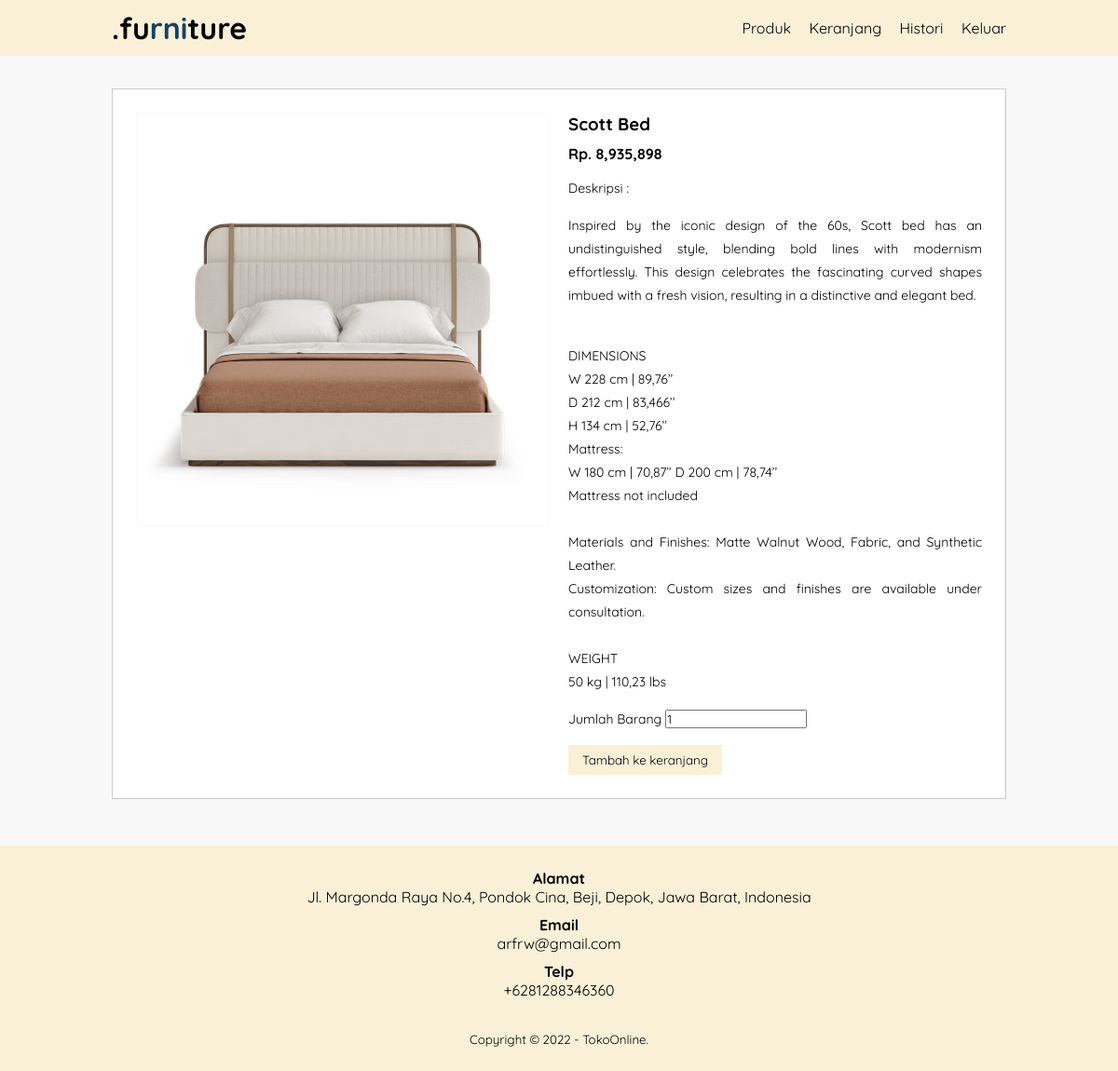
Page /otwkeranjang.php?id_product=18 on the committed database.
### tables this page shows
CREATE TABLE `tb_product` (
  `id_product` int(11) NOT NULL,
  `id_category` int(11) NOT NULL,
  `name_product` varchar(100) NOT NULL,
  `price_product` int(11) NOT NULL,
  `description_product` text NOT NULL,
  `image_product` varchar(100) NOT NULL,
  `status_product` tinyint(1) NOT NULL,
  `date_created` timestamp NOT NULL DEFAULT current_timestamp()
);

### otwkeranjang.php (the view, shortened to what this page needs)
<?php
    include 'db.php';
    $kontak = mysqli_query($conn, "SELECT telp_admin, email_admin, address_admin FROM tb_admin WHERE id_admin = 1");
    $a = mysqli_fetch_object($kontak);
    $produk = mysqli_query($conn, "SELECT * FROM tb_product WHERE id_product = '".$_GET['id_product']."'");
    $p = mysqli_fetch_object($produk);
?>
<!DOCTYPE html>
<html lang="en">
<head>
    <link rel="stylesheet" type="text/css" href="css/style.css">
</head>
<body>
    <header>
        <div class="container">
            <h1><a href="index_user.php">.fu<span>rni</span>ture</a></h1>
            <ul>
                <li><a href="produk.php">Produk</a></li>
                <li><a href="keranjang.php">Keranjang</a></li>
                <li><a href="histori_pembelian.php">Histori</a></li>
                <li><a href="login_user.php">Keluar</a></li>
            </ul>
        </div>
    </header>
    <div class="section">
        <div class="container">
            <div class="box">
                <div class="col-2">
                    <img src="produk/<?php echo $p->image_product ?>" width="100%">
                </div>
                <div class="col-2">
                    <form action="masukkankeranjang.php?id_product=<?php echo $p->id_product ?>" method="post">
                        <h3><?php echo $p->name_product ?></h3>
                        <h4>Rp. <?php echo number_format($p->price_product) ?></h4>
                        <p>Deskripsi :<br>
                        <?php echo $p->description_product?>
                        </p>
                        <p>Jumlah Barang <input type="number" name="jumlah" value="1"></p>
                        <input class="btn" type="submit" value="Tambah ke keranjang">
                    </form>
                </div>
            </div>
        </div>
    </div>
    <div class="footer">
        <div class="container">
            <h4>Alamat</h4>
            <p><?php echo $a->address_admin ?></p>
            <h4>Email</h4>
            <p><?php echo $a->email_admin ?></p>
            <h4>Telp</h4>
            <p><?php echo $a->telp_admin ?></p>
            <small>Copyright &copy; 2022 - TokoOnline.</small>
        </div>
    </div>
</body>
</html>

### css/style.css (style rules this page uses)
* { padding: 0; margin: 0; font-family: 'Quicksand', sans-serif; }
body { background-color: #f8f8f8; }
a { color: inherit; text-decoration: none; }
.btn { padding: 8px 15px; background-color: #FAF0D7; color: #000000; border: none; cursor: pointer; }
header { background-color: #FAF0D7; color: #000000; }
header h1 { float: left; padding: 10px 0; }
header ul { float: right; }
header ul li { display: inline-block; }
header ul li a { padding: 20px 0 20px 15px; display: inline-block; }
.container { width: 80%; margin: 0 auto; }
.container:after { content: ''; display: block; clear: both; }
.container h1 a span { color: #154360; }
.section { padding: 25px 0; }
.box { background-color: #fff; border: 1px solid #ccc; padding: 15px; box-sizing: border-box; margin: 10px 0 25px 0; }
.box:after { content: ''; display: block; clear: both; }
.col-2 { width: 50%; min-height: 200px; padding: 10px; box-sizing: border-box; float: left; }
.col-2 img { border: 1px solid #f9f9f9; padding: 5px; box-sizing: border-box; }
.col-2 h3 { margin-bottom: 10px; }
.col-2 h4 { color: #000000; }
.col-2 p { margin: 15px 0; text-align: justify; line-height: 25px; font-size: 14px; }
.footer { padding: 25px 0; background-color: #FAF0D7; color: #000000; text-align: center; }
.footer p { margin-bottom: 10px; }
.footer small { margin-top: 25px; display: inline-block; }

### rows in the picture
tb_product: image_product (picture), name_product "Scott Bed", price_product "8,935,898", description_product "Inspired by the iconic design of the 60s, Scott bed has an undistinguished style, blending bold lines with modernism effortlessly. This design celebrates the fascinating curved shapes imbued with a fresh vision, resulting in a distinctive and elegant bed. DIMENSIONS W 228 cm | 89,76’’ D 212 cm | 83,466’’ H 134 cm | 52,76’’ Mattress: W 180 cm | 70,87’’ D 200 cm | 78,74’’ Mattress not included Materials and Finishes: Matte Walnut Wood, Fabric, and Synthetic Leather. Customization: Custom sizes and finishes are available under consultation. WEIGHT 50 kg | 110,23 lbs"

### other values in the picture
$a->address_admin "Jl. Margonda Raya No.4, Pondok Cina, Beji, Depok, Jawa Barat, Indonesia"
$a->email_admin "arfrw@gmail.com"
$a->telp_admin "+6281288346360"
